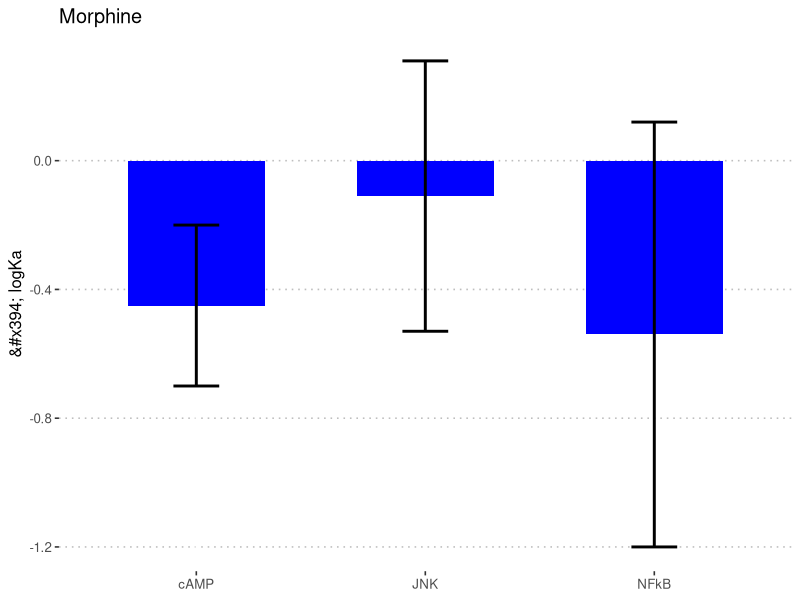
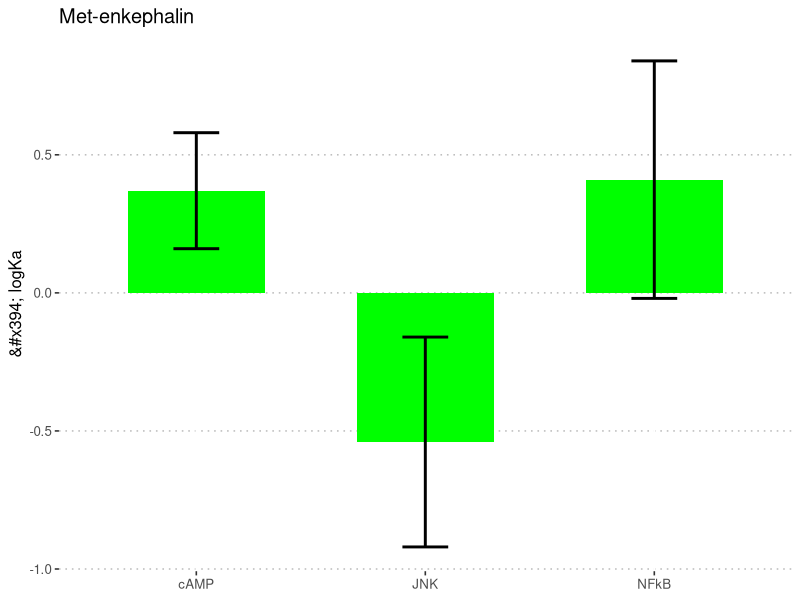

The R source for these figures, in order:
## ---- chunk 1
# Barplots of ΔlogKa
library(tidyverse)
library(ggpubr)
library(ggthemes)

# Import deltalog data
df <- as.data.frame(read.csv(file = "data/deltalogka.csv", header = TRUE, sep = ","))

# columns
cols <- c("Morphine", "Met.enkephalin", "endomorphin.1", "b.endorphin", "TRV130")

# Filter data fram by only human data
humandf <- dplyr::filter(df, grepl("Human", X))

# Filter data fram by only monkey data
mmdf <- dplyr::filter(df, grepl("Monkey", X))

# Monkey Morphine Plot
ggplot(mmdf, aes(x = X, y = Morphine)) + geom_bar(position = position_dodge(.01), width = 0.6, stat = "identity", fill = "blue") +
  geom_errorbar(aes(ymin = Morphine - Morphine.SEM, ymax = Morphine + Morphine.SEM), width = .2, color = "black", size = 1, position = position_dodge(.4)) +
  scale_x_discrete(labels = c(
    "Monkey cAMP" = "cAMP", "Monkey JNK" = "JNK",
    "Monkey NFkB" = "NFkB"
  )) +
  theme(
    panel.grid.major = element_blank(), panel.grid.minor = element_blank(),
    panel.background = element_blank()
  ) + ggtitle("Morphine") +
  xlab(NULL) + ylab("&#x394; logKa") + theme_pubclean()

# Monkey Metenkephalin Plot
ggplot(mmdf, aes(x = mmdf$X, y = mmdf$Met.enkephalin)) + geom_bar(position = position_dodge(.01), width = 0.6, stat = "identity", fill = "green") +
  geom_errorbar(aes(ymin = Met.enkephalin - Met.enkephalin.SEM, ymax = Met.enkephalin + Met.enkephalin.SEM), width = .2, color = "black", size = 1, position = position_dodge(.4)) +
  scale_x_discrete(labels = c(
    "Monkey cAMP" = "cAMP", "Monkey JNK" = "JNK",
    "Monkey NFkB" = "NFkB"
  )) +
  theme(
    panel.grid.major = element_blank(), panel.grid.minor = element_blank(),
    panel.background = element_blank()
  ) + ggtitle("Met-enkephalin") +
  xlab(NULL) + ylab("&#x394; logKa") + theme_pubclean()
